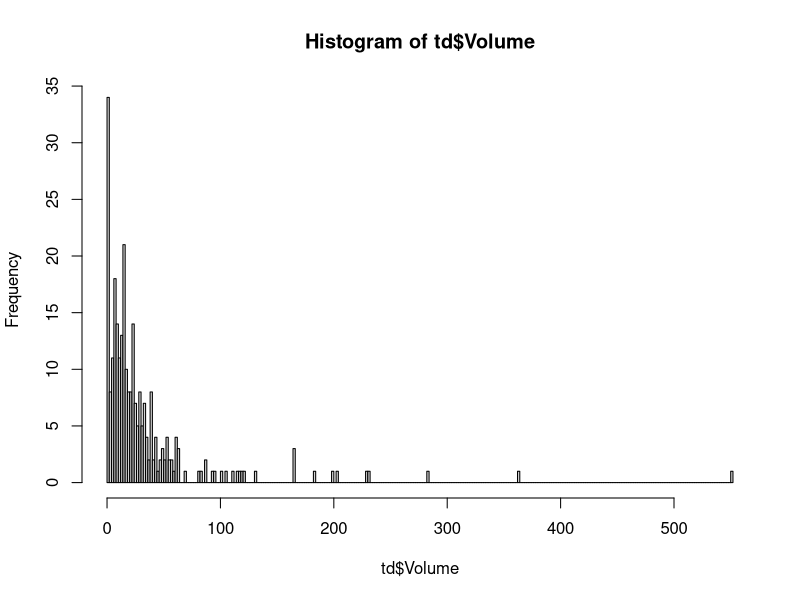
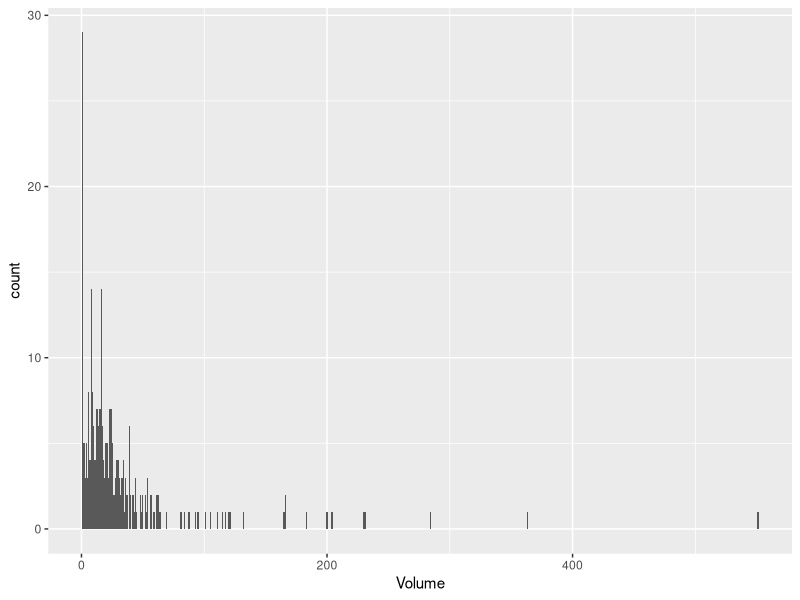

These charts were generated, in order, by the following R code:
library( ggplot2 )

td <- read.csv( "trainingData.csv" )

myPlot <- ggplot( data = td, aes( Volume ) ) +
          geom_histogram( binwidth = 1 )
ggsave( "myPlot.pdf", plot = myPlot, width = 10, height = 5 )

tdHist <- hist( td$Volume, breaks = 200 )
